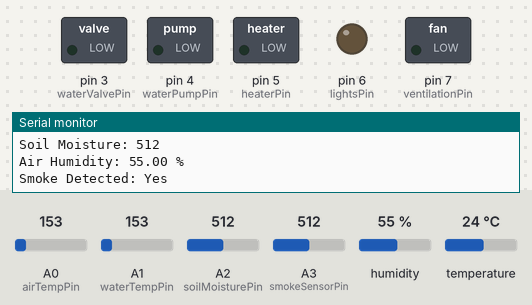
Bench run of a sketch on a simulated Arduino Uno, built with avr-gcc and run on an emulated ATmega328P. Shown: switched loads named in the sketch (green lamp = pin HIGH), output pins drawn as LEDs (lit = HIGH), the last lines printed to the serial monitor. The inputs (shaded band) are chosen by the test bench; at power-on: humidity 55 %, A0 (airTempPin) = 153, A2 (soilMoisturePin) = 512, A1 (waterTempPin) = 153, A3 (smokeSensorPin) = 512, temperature 24 °C.

Above: at 1.8 s.
1.9 s: humidity set to 41 %
3.4 s: humidity set to 38 %
At 4.8 s:
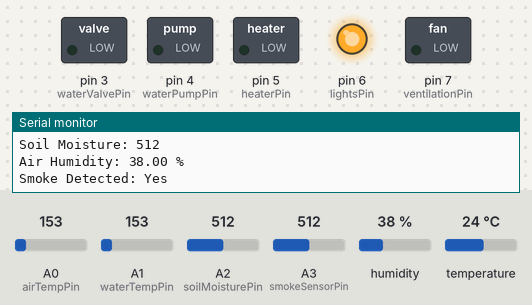
5.7 s: A0 (airTempPin) set to 179
At 7.4 s:
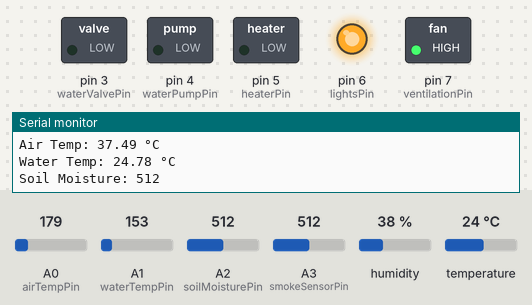
7.8 s: A2 (soilMoisturePin) set to 489
At 8.9 s:
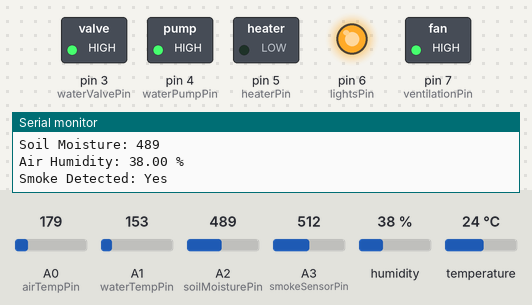
9.9 s: A0 (airTempPin) set to 133
At 11.5 s:
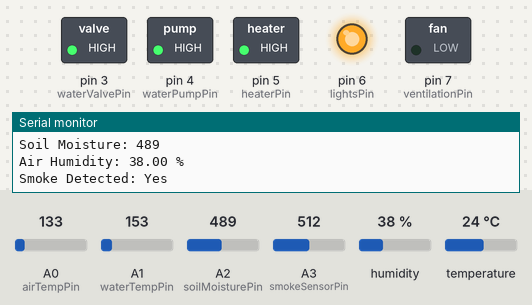
12.0 s: A2 (soilMoisturePin) set to 510
At 13.0 s:
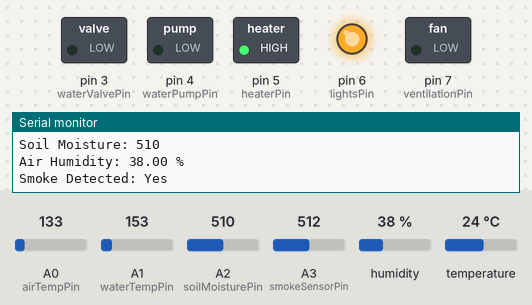
Timing chart, 0 to 15.0 s (numbered marks = the images above; inputs shaded):
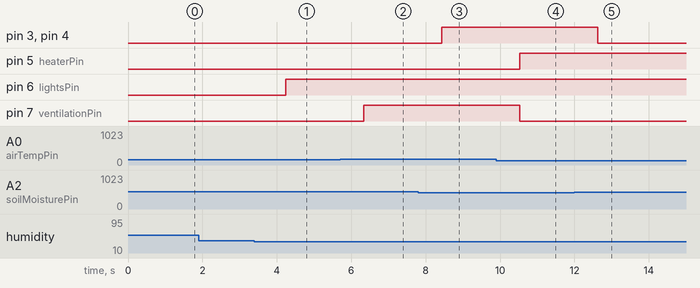

Measured:
- the behaviour switches between 40 and 39 % on humidity (found by bisection; images 0 and 1)
- the behaviour switches between 163 and 164 on A0 (airTempPin) (found by bisection; images 1 and 2)
- the behaviour switches between 500 and 499 on A2 (soilMoisturePin) (found by bisection; images 2 and 3)
- after the input at 3.4 s, pin 6 (lightsPin): LOW → HIGH after 0.84 s
- after the input at 5.7 s, pin 7 (ventilationPin): LOW → HIGH after 0.64 s
- after the input at 7.8 s, pin 3 (waterValvePin), pin 4 (waterPumpPin): LOW → HIGH after 0.63 s
- after the input at 9.9 s, pin 5 (heaterPin): LOW → HIGH after 0.63 s; pin 7 (ventilationPin): HIGH → LOW after 0.63 s
- after the input at 12.0 s, pin 3 (waterValvePin), pin 4 (waterPumpPin): HIGH → LOW after 0.63 s

The sketch:

main.ino
```cpp
#include <Wire.h>
#include <SPI.h>
#include "sensors.h"
#include "actuators.h"
#include "config.h"

void setup() {
  Serial.begin(9600);
  initSensors();
  initActuators();
}

void loop() {
  float airTemp = readAirTemperature();
  float waterTemp = readWaterTemperature();
  int soilMoisture = readSoilMoisture();
  float airHumidity = readAirHumidity();
  bool smokeDetected = detectSmoke();

  Serial.print("Air Temp: "); Serial.print(airTemp); Serial.println(" °C");
  Serial.print("Water Temp: "); Serial.print(waterTemp); Serial.println(" °C");
  Serial.print("Soil Moisture: "); Serial.println(soilMoisture);
  Serial.print("Air Humidity: "); Serial.print(airHumidity); Serial.println(" %");
  Serial.print("Smoke Detected: "); Serial.println(smokeDetected ? "Yes" : "No");

  // Автоматическое регулирование
  if (airTemp > TEMP_AIR_THRESHOLD_HIGH) {
    controlHeater(false);
    controlVentilation(true);
  } else if (airTemp < TEMP_AIR_THRESHOLD_LOW) {
    controlHeater(true);
    controlVentilation(false);
  } else {
    controlHeater(false);
    controlVentilation(false);
  }

  if (waterTemp > TEMP_WATER_THRESHOLD_HIGH) {
    // Можно добавить логику для охладителя воды, если это необходимо
  } else if (waterTemp < TEMP_WATER_THRESHOLD_LOW) {
    // Можно добавить логику для подогрева воды, если это необходимо
  }

  if (soilMoisture < SOIL_MOISTURE_THRESHOLD) {
    controlWaterValve(true);  // Открыть клапан для полива
    controlWaterPump(true);   // Включить насос для подачи воды
  } else {
    controlWaterValve(false); // Закрыть клапан
    controlWaterPump(false);  // Выключить насос
  }

  if (airHumidity > AIR_HUMIDITY_THRESHOLD_HIGH) {
    controlLights(false); // Меньше света при высокой влажности
  } else if (airHumidity < AIR_HUMIDITY_THRESHOLD_LOW) {
    controlLights(true);  // Больше света при низкой влажности
  }

  if (smokeDetected) {
    // Включить оповещение о дыме или другие меры
  }

  delay(1000); // Периодичность обновления данных
}
```

actuators.cpp
```cpp
#include "actuators.h"

// Объявление пинов исполнительных механизмов
const int waterValvePin = 3;
const int waterPumpPin = 4;
const int heaterPin = 5;
const int lightsPin = 6;
const int ventilationPin = 7;

void initActuators() {
  pinMode(waterValvePin, OUTPUT);
  pinMode(waterPumpPin, OUTPUT);
  pinMode(heaterPin, OUTPUT);
  pinMode(lightsPin, OUTPUT);
  pinMode(ventilationPin, OUTPUT);
}

void controlWaterValve(bool state) {
  digitalWrite(waterValvePin, state ? HIGH : LOW);
}

void controlWaterPump(bool state) {
  digitalWrite(waterPumpPin, state ? HIGH : LOW);
}

void controlHeater(bool state) {
  digitalWrite(heaterPin, state ? HIGH : LOW);
}

void controlLights(bool state) {
  digitalWrite(lightsPin, state ? HIGH : LOW);
}

void controlVentilation(bool state) {
  digitalWrite(ventilationPin, state ? HIGH : LOW);
}
```

actuators.h
```cpp
#ifndef ACTUATORS_H
#define ACTUATORS_H

#include <Arduino.h>

// Объявление функций для управления исполнительными механизмами
void initActuators();
void controlWaterValve(bool state);
void controlWaterPump(bool state);
void controlHeater(bool state);
void controlLights(bool state);
void controlVentilation(bool state);

#endif
```

sensors.cpp
```cpp
#include "sensors.h"
#include <DHT.h> // Библиотека для работы с DHT сенсорами

#define DHTPIN 2
#define DHTTYPE DHT22
DHT dht(DHTPIN, DHTTYPE);

// Объявление пинов сенсоров
const int airTempPin = A0;
const int waterTempPin = A1;
const int soilMoisturePin = A2;
const int smokeSensorPin = A3;

void initSensors() {
  dht.begin();
  pinMode(airTempPin, INPUT);
  pinMode(waterTempPin, INPUT);
  pinMode(soilMoisturePin, INPUT);
  pinMode(smokeSensorPin, INPUT);
}

float readAirTemperature() {
  int sensorValue = analogRead(airTempPin);
  float voltage = sensorValue * (5.0 / 1023.0);
  float temperature = (voltage - 0.5) * 100; // Преобразование в °C
  return temperature;
}

float readWaterTemperature() {
  int sensorValue = analogRead(waterTempPin);
  float voltage = sensorValue * (5.0 / 1023.0);
  float temperature = (voltage - 0.5) * 100; // Преобразование в °C
  return temperature;
}

int readSoilMoisture() {
  return analogRead(soilMoisturePin);
}

float readAirHumidity() {
  return dht.readHumidity();
}

bool detectSmoke() {
  return analogRead(smokeSensorPin) > SMOKE_DETECTION_THRESHOLD;
}
```

sensors.h
```cpp
#ifndef SENSORS_H
#define SENSORS_H

#include <Arduino.h>

// Объявление функций для работы с сенсорами
void initSensors();
float readAirTemperature();
float readWaterTemperature();
int readSoilMoisture();
float readAirHumidity();
bool detectSmoke();

#endif
```

config.h
```cpp
#ifndef CONFIG_H
#define CONFIG_H

// Пороги для срабатывания исполнительных механизмов
#define TEMP_AIR_THRESHOLD_HIGH 30  // Верхний порог температуры воздуха (°C)
#define TEMP_AIR_THRESHOLD_LOW 18   // Нижний порог температуры воздуха (°C)
#define TEMP_WATER_THRESHOLD_HIGH 25 // Верхний порог температуры воды (°C)
#define TEMP_WATER_THRESHOLD_LOW 15  // Нижний порог температуры воды (°C)
#define SOIL_MOISTURE_THRESHOLD 500  // Порог влажности почвы
#define AIR_HUMIDITY_THRESHOLD_HIGH 70  // Верхний порог влажности воздуха (%)
#define AIR_HUMIDITY_THRESHOLD_LOW 40   // Нижний порог влажности воздуха (%)
#define SMOKE_DETECTION_THRESHOLD 100  // Порог детекции дыма

#endif
```
